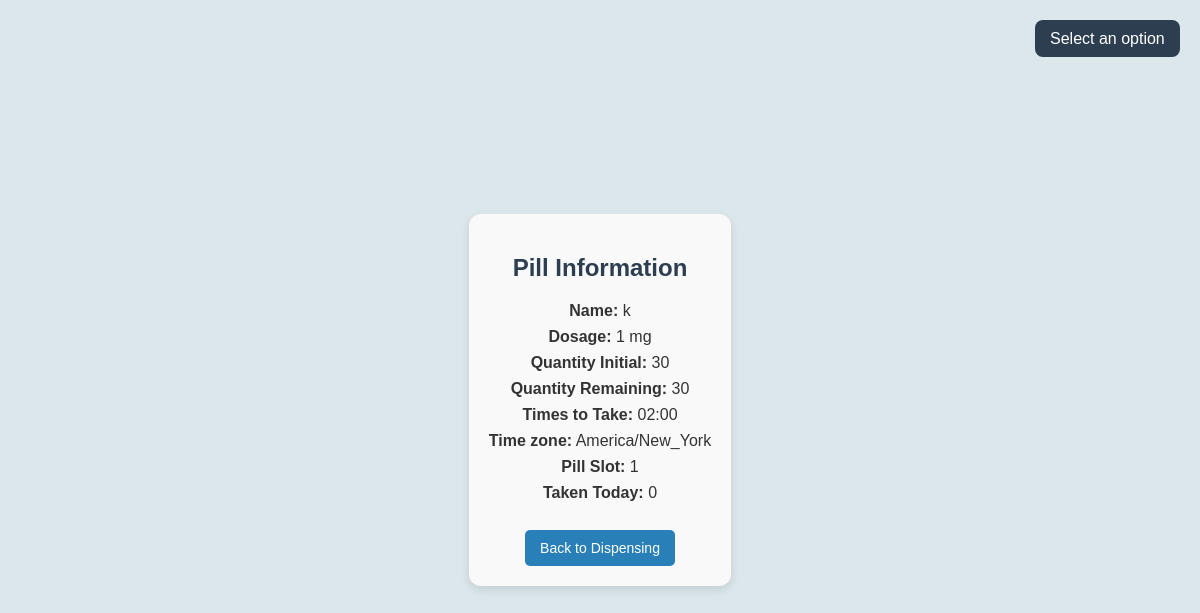
/pill_information/1/ (signed in), run on an earlier commit of the app's database.
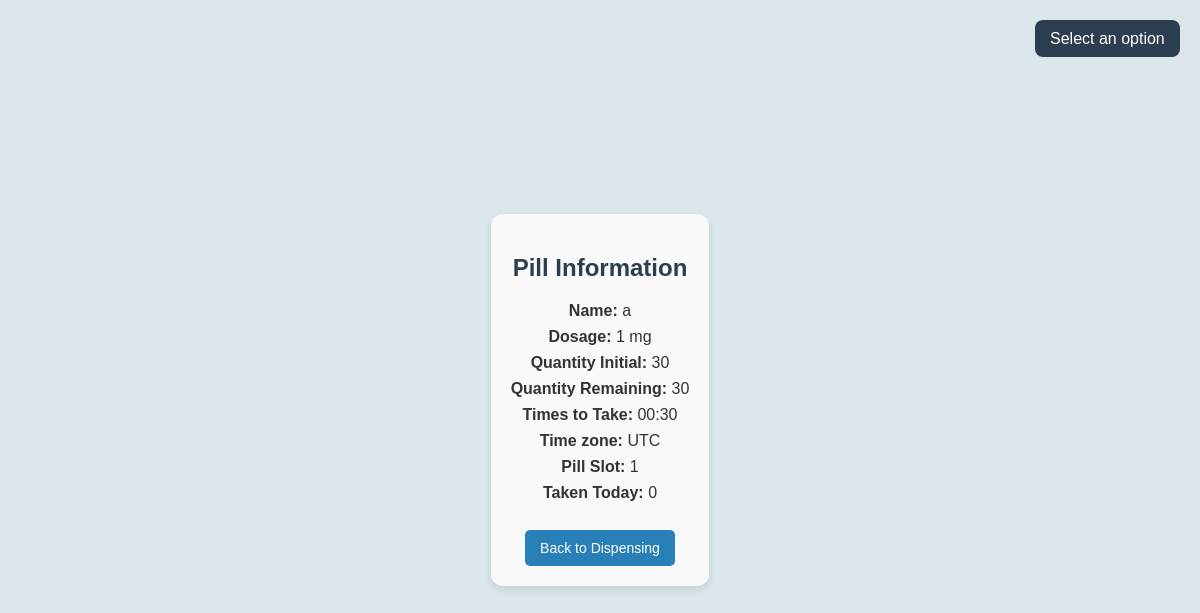
And on a later commit of the database.
### pillPopperPro/models.py (models this page shows, shortened)
class Pill(models.Model):
    user = models.ForeignKey(settings.AUTH_USER_MODEL, on_delete=models.CASCADE, null=True, blank=True)
    name = models.CharField(max_length=200)
    dosage = models.IntegerField()
    disposal_times = models.JSONField(default=list)
    quantity_initial = models.IntegerField()
    quantity_remaining = models.IntegerField()
    pill_slot = models.IntegerField(default=0)
    taken_today = models.IntegerField(default=0)
    timezone = models.CharField(max_length=50, default="UTC")
    image = models.ImageField(upload_to="pill_images/", null=True, blank=True, default="pill.jpeg")

### pillPopperPro/views.py (the view)
# urls.py: path('pill_information/<int:pill_slot>/', views.pill_information, name='pill_information'),
@login_required
def pill_information(request, pill_slot):
    pill = Pill.objects.filter(user=request.user, pill_slot=pill_slot).first()
    context = {
        'pill': pill
    }
    return render(request, 'PillInformation.html', context)

### pillPopperPro/templates/PillInformation.html
{% extends "base.html" %}
{% block content %}
<div class="pill-info-container">
    <h2 class="page-title">Pill Information</h2>
    {% if pill %}
        <p class="pill-detail"><strong>Name:</strong> {{ pill.name }}</p>
        <p class="pill-detail"><strong>Dosage:</strong> {{ pill.dosage }} mg</p>
        <p class="pill-detail"><strong>Quantity Initial:</strong> {{ pill.quantity_initial }}</p>
        <p class="pill-detail"><strong>Quantity Remaining:</strong> {{ pill.quantity_remaining }}</p>
        <p class="pill-detail"><strong>Times to Take:</strong> {{ pill.disposal_times|join:", " }}</p>
        <p class="pill-detail"><strong>Time zone:</strong> {{ pill.timezone }}</p>
        <p class="pill-detail"><strong>Pill Slot:</strong> {{ pill.pill_slot }}</p>
        <p class="pill-detail"><strong>Taken Today:</strong> {{ pill.taken_today }}</p>
    {% else %}
        <p class="no-pill">There is no pill in this slot.</p>
    {% endif %}
    <a href="{% url 'dispense' %}" class="back-button">Back to Dispensing</a>
</div>
{% endblock %}

What changed in the data, as far as the page shows it:
removed Pill: name "k", dosage "1", quantity_initial "30", quantity_remaining "30", disposal_times "02:00", timezone "America/New_York", pill_slot "1", taken_today "0"
added Pill: name "a", dosage "1", quantity_initial "30", quantity_remaining "30", disposal_times "00:30", timezone "UTC", pill_slot "1", taken_today "0"
